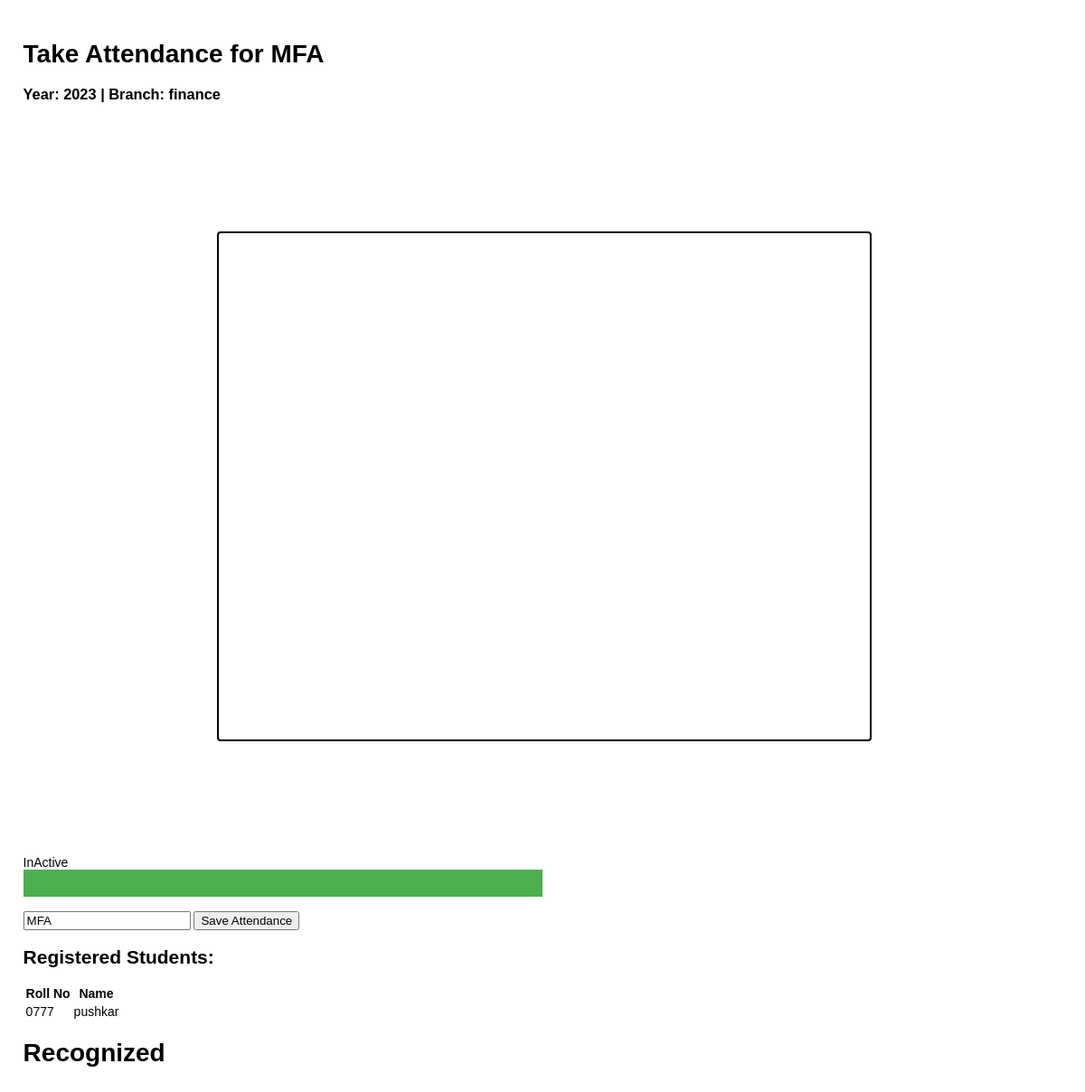
Page /course/4/ on the committed database.
### myapp/models.py (models this page shows, shortened)
class Course(models.Model):
    course = models.CharField(max_length=100)
    year = models.CharField(max_length=50)
    branch = models.CharField(max_length=50)
    degree = models.ForeignKey(
        Degree, on_delete=models.CASCADE
    )  # Use ForeignKey for relationship
    students = models.ManyToManyField(
        Student, related_name="courses"
    )  # Use plural for clarity

class Student(models.Model):
    roll_no = models.CharField(max_length=9, null=False, blank=False, primary_key=True)
    name = models.CharField(max_length=50)
    password = models.CharField(max_length=128)  # Change to 128 for hashed passwords

### myapp/views.py (the view, shortened to what this page needs)
# urls.py: path("course/<int:course_id>/", views.take_attendance, name="take_attendance"),
def take_attendance(request, course_id):
    course = get_object_or_404(Course, id=course_id)
    students = course.students.all()
    context = {
        "course": course,
        "students": students,
    }
    return render(request, "take_attendance.html", context)

### templates/take_attendance.html (shortened to what this page needs)
{% load static %}
<!DOCTYPE html>
<html lang="en">
  <head>
    <link
      type="text/css"
      rel="stylesheet"
      href="{% static 'css/style.css' %}"
    />
  </head>
  <body>
    <div class="container p-4">
      <h1>Take Attendance for {{ course.course }}</h1>
      <h3>Year: {{ course.year }} | Branch: {{ course.branch }}</h3>
      <div id="video-frame" class="video">
        <video id="video" width="720" height="560" autoplay muted></video>
      </div>
      <div id="option" class="attend">
        <div class="p-2">
          <span id="Status">InActive</span>
          <div class="progress-bar" id="myProgressBar"></div>
        </div>
        <br />
        <div class="p-2">
          <input
            type="text"
            name="sessionname"
            id="sessionname"
            placeholder="Enter Session Name"
            value="{{course.course}}"
          />
          <button class="button is-info" id="saveAttendanceBtn">
            Save Attendance
          </button>
        </div>
        <h2>Registered Students:</h2>
        <table class="table" id="attendanc">
          <thead>
            <tr>
              <th>Roll No</th>
              <th>Name</th>
            </tr>
          </thead>
          <tbody id="">
            {% for student in students %}
            <tr>
              <td>{{ student.roll_no }}</td>
              <td>{{ student.name }}</td>
            </tr>
            {% endfor %}
          </tbody>
        </table>
        <h1>Recognized</h1>
      </div>
    </div>
  </body>
</html>

### static/css/style.css (style rules this page uses)
body { padding: 1.1rem; font: 14px "Lucida Grande", Helvetica, Arial, sans-serif; }
#video-frame { width: 99%; height: 100vh; padding: 0.5rem; border-radius: 0.25rem; display: grid; grid-template-areas: video-frame option; justify-content: center; align-items: center; }
.progress-bar { width: 0%; height: 30px; background-color: #4caf50; text-align: center; line-height: 30px; color: white; transition: width 1s ease; }
#video-frame>#video { border-radius: 0.25rem; border: 2px solid black; }

### rows in the picture
Course: course "MFA", year "2023", branch "finance", sessionname "MFA"
Student: roll_no "0777", name "pushkar"
